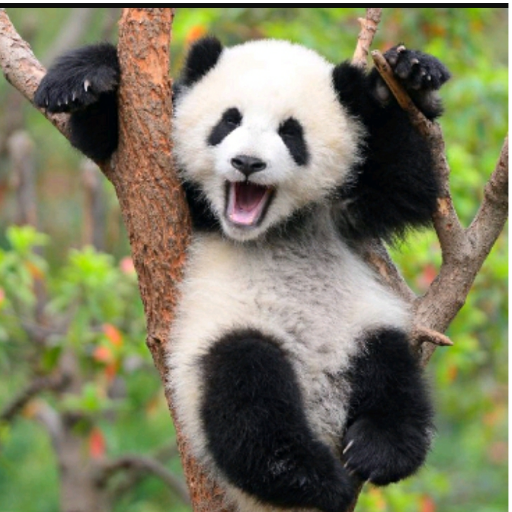
#> input picture panda.png, 512 x 512 px
$ python image.py
#> lines starting #> are read from the running program, lines starting #| are printed output that depends on the picture
#! /usr/bin/python3

from ctypes import *
import timeit
from PIL import Image

# Fonction inversant les couleurs des pixels dans une image 512x512
def invert_color_on_image(img):
    bitmap = img.load()

    for i in range(512):
        for j in range(512):
            (r,g,b,a) = bitmap[i,j]
            bitmap[i,j] = (255 - r, 255 - g, 255 - b, a)


img = Image.open("panda.png")
#> img is the input picture: PIL image 512x512 RGBA; mean R, G, B, A 123.8, 123.5, 95.8, 255

invert_color_on_image(img)
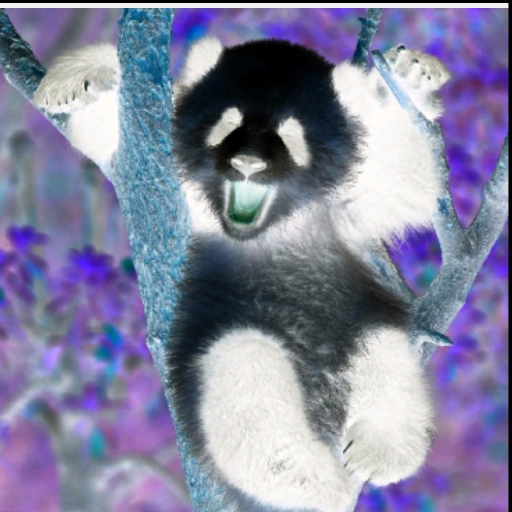
#> img: PIL image 512x512 RGBA; mean R, G, B, A 131.2, 131.5, 159.2, 255

setup = "from __main__ import invert_color_on_image, img"
print("TEMPS POUR INVERSER LES COULEURS AVEC PYTHON :")
print(timeit.timeit("invert_color_on_image(img)", setup=setup, number=100)/100, "secondes")

# image_libc = cdll.LoadLibrary("/home/nborie/Enseignements/Marne_2018_2019/L3_C_avance/tp/tp_python_C/basic_image_process.so")
#> (the run stopped early here; a loop or call above may not have finished)
